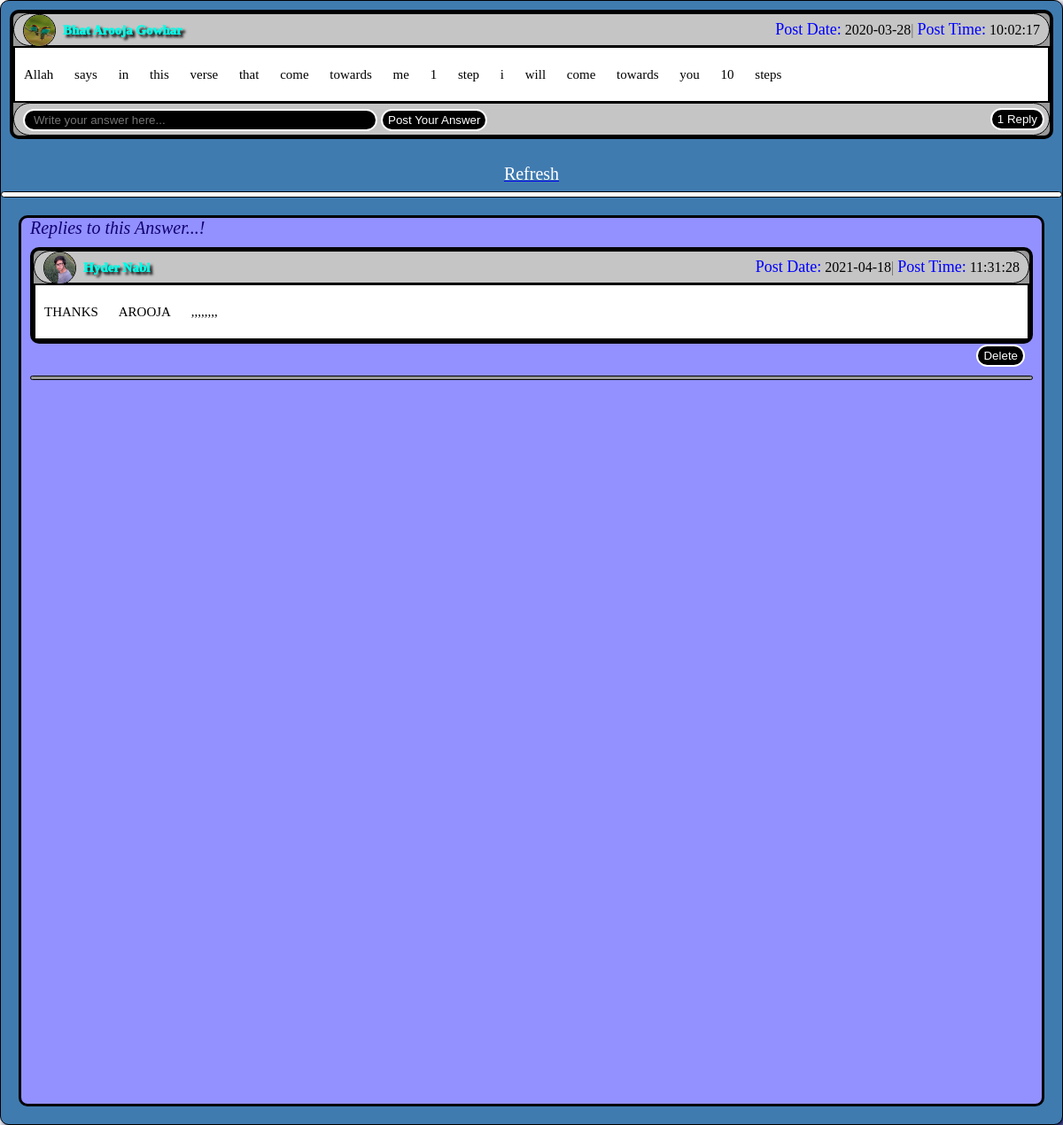
The page /Func/components/reply.php?c_id=2&cc_table=islamiccomments (signed in) on the database its author committed.
### tables this page shows
CREATE TABLE `media` (
  `media_id` int(11) NOT NULL,
  `user_id` int(11) NOT NULL,
  `profilepic` text NOT NULL,
  `backgrnd` varchar(1000) NOT NULL DEFAULT 'a.jpg',
  `caption` varchar(60) NOT NULL DEFAULT 'A picture is worth,more than thousand words.'
);

CREATE TABLE `user` (
  `user_id` int(11) NOT NULL,
  `fname` varchar(100) NOT NULL,
  `lname` varchar(100) NOT NULL,
  `cnumber` varchar(10) NOT NULL,
  `password` varchar(50) NOT NULL,
  `email` varchar(50) NOT NULL,
  `gender` text NOT NULL,
  `field` text NOT NULL,
  `date` date NOT NULL,
  `time` time NOT NULL,
  `login_date` date NOT NULL,
  `login_time` time NOT NULL
);

CREATE TABLE `islamiccomments` (
  `comment_id` int(11) NOT NULL,
  `post_id` int(11) NOT NULL,
  `user_id` int(11) NOT NULL,
  `comment_content` varchar(1000) NOT NULL,
  `date` date NOT NULL,
  `time` time NOT NULL
);

CREATE TABLE `islamicreply` (
  `reply_id` int(11) NOT NULL,
  `comment_id` int(11) NOT NULL,
  `post_id` int(11) NOT NULL,
  `user_id` int(11) NOT NULL,
  `reply_content` varchar(1000) NOT NULL,
  `date` date NOT NULL,
  `time` time NOT NULL
);

### Func/components/replyfunc.php (the view, shortened to what this page needs)
<?php
  $key = $_SESSION['key'];
  $pas = $_SESSION['pass'];
  function GetId()
{
	global $mycon;
	global $key;
	global $pas;
	$getName = "SELECT * FROM user WHERE cnumber = '".$key."' AND password = '".$pas."' limit 1 ";
	$run_getName = mysqli_query($mycon, $getName);
	if($run_getName)
	{
		$name_array = mysqli_fetch_array($run_getName, MYSQLI_ASSOC);
		$user_id = $name_array['user_id'];
		return $user_id;
	}
}
function displaycomment($comment_id,$OneCommentTableName){
	global $mycon;
	 if($OneCommentTableName == "computercomments")
		{
			$replyTableName ="computerreply";
		}elseif($OneCommentTableName == "sciencecomments")
		{
			$replyTableName = "sciencereply";
		}elseif($OneCommentTableName == "islamiccomments")
		{
			$replyTableName = "islamicreply";
		}
		elseif($OneCommentTableName == "artscomments")
		{
			$replyTableName = "artsreply";
		}elseif($OneCommentTableName == "othercomments")
		{
			$replyTableName = "otherreply";
		}elseif($OneCommentTableName == "generalcomments")
		{
			$replyTableName = "generalreply";
		}
	$getcomment = "SELECT * FROM $OneCommentTableName  Where comment_id = '".$comment_id."' limit 1";
	$run_getcomment= mysqli_query($mycon, $getcomment);
	if($run_getcomment)
	{
	    $comment_array = mysqli_fetch_array($run_getcomment, MYSQLI_ASSOC);
	    $comment_id = $comment_array['comment_id'];
		$post_id = $comment_array['post_id'];
		$user_id = $comment_array['user_id'];
		$comment_content = $comment_array['comment_content'];
		$date = $comment_array['date'];
		$time = $comment_array['time'];
		$getName = "SELECT * FROM user WHERE user_id = '".$user_id."' limit 1 ";
	      $run_getName = mysqli_query($mycon, $getName);
	     if($run_getName)
	      {
		$name_array = mysqli_fetch_array($run_getName, MYSQLI_ASSOC);
		$fname = $name_array['fname'];
		$lname = $name_array['lname'];
	     }
	$getmedia = "SELECT * FROM media WHERE user_id = '".$user_id."' limit 1";
	$run_getmedia = mysqli_query($mycon, $getmedia);
	if($run_getmedia)
	{
		$media_array = mysqli_fetch_array($run_getmedia, MYSQLI_ASSOC);
		$profilepic = $media_array['profilepic'];
		$source= 'src = "../profle/uploads/'.$profilepic.'"';
	}
	$countReply = "SELECT * FROM $replyTableName WHERE comment_id = '".$comment_id."'";
	$run_countReply = mysqli_query($mycon, $countReply);
	if($run_countReply)
	{
	$count = mysqli_num_rows($run_countReply);
	  if($count==1)
	  {
		  $rep = "Reply";
	  } else{
		  $rep = "Replies";
	  }
	}
	echo "<div id='post_display'>
					<div id='post_heading_container'>
								            <img id='post_profile' $source>
											  &nbsp;
											<a href='../profle/profile.php?userID=$user_id' style='text-decoration: none;'>
							                        <text id='post_text'>
                                                             $fname"." "."$lname
                                                      </text>
							               </a>
										   <div id='date_and_time'>
										    <font id='__date_style'>Post Date:</font> <font id='__time_style'> $date</font>|
										   <font id='__date_style'>Post Time:</font> <font id='__time_style'>$time</font>
										   </div>
					 </div>
						<div id='content_of_posts'>
										             <div id='post_display_content'>
													 $comment_content
													 </div>
						</div>
						<div id='post_footer'>
						                          <form style='float: left ; ' action='reply.php?cmt_id=$comment_id&pst_id=$post_id&reply_tab=$replyTableName' method='POST'>
									                      <input id='comment' type='text' name='reply' placeholder='Write your answer here...' required='required'>
											              <input id='comment_submit' type='submit' name='replyq' value='Post Your Answer'>
									               </form>
												<button id='replies_button'>$count"." $rep </button>
		               </div>
					   </div>
		<br/>
							";
          	}
}
function displayreplies($comment_id,$OneCommentTableName){
global $mycon;
	 if($OneCommentTableName == "computercomments")
		{
			$replyTableName ="computerreply";
		}elseif($OneCommentTableName == "sciencecomments")
		{
			$replyTableName = "sciencereply";
		}elseif($OneCommentTableName == "islamiccomments")
		{
			$replyTableName = "islamicreply";
		}
		elseif($OneCommentTableName == "artscomments")
		{
			$replyTableName = "artsreply";
		}elseif($OneCommentTableName == "othercomments")
		{
			$replyTableName = "otherreply";
		}elseif($OneCommentTableName == "generalcomments")
		{
			$replyTableName = "generalreply";
		}
	$getreplies = "SELECT * FROM $replyTableName Where comment_id = '".$comment_id."' order by 1 DESC";
	$run_getreplies= mysqli_query($mycon, $getreplies);
	if($run_getreplies)
	{
		if(mysqli_num_rows($run_getreplies)>0)
		{
		  while($reply_array = mysqli_fetch_array($run_getreplies, MYSQLI_ASSOC))
		   {
	      $reply_id = $reply_array['reply_id'];
		 $user_idd = $reply_array['user_id'];
		$reply_content = $reply_array['reply_content'];
		$date = $reply_array['date'];
		$time = $reply_array['time'];
		$getName = "SELECT * FROM user WHERE user_id = '".$user_idd."' limit 1 ";
	      $run_getName = mysqli_query($mycon, $getName);
	     if($run_getName)
	      {
		$name_array = mysqli_fetch_array($run_getName, MYSQLI_ASSOC);
		$fname = $name_array['fname'];
		$lname = $name_array['lname'];
	     }
	$getmedia = "SELECT * FROM media WHERE user_id = '".$user_idd."' limit 1";
	$run_getmedia = mysqli_query($mycon, $getmedia);
	if($run_getmedia)
	{
		$media_array = mysqli_fetch_array($run_getmedia, MYSQLI_ASSOC);
		$profilepic = $media_array['profilepic'];
		$source= 'src = "../profle/uploads/'.$profilepic.'"';
	}
	if($user_idd == GetId())
	{
		$delete = "<a href='delete.php?rep_id=$reply_id&repTabName=$replyTableName'><button id='replies_button'>Delete</button></a>";
	} else
	{
		$delete = NULL;
	}
	echo "<br/>
	     <div id='post_display'>
				       <div id='post_heading_container'>
								            <img id='post_profile' $source>
											  &nbsp;
											<a href='../profle/profile.php?userID=$user_idd' style='text-decoration: none;'>
							                        <text id='post_text'>
                                                            $fname"." "."$lname
                                                      </text>
										  </a>
										   <div id='date_and_time'>
										    <font id='__date_style'>Post Date:</font> <font id='__time_style'> $date</font>|
										   <font id='__date_style'>Post Time:</font> <font id='__time_style'>$time</font>
										   </div>
				          </div>
								    <div id='content_of_posts'>
										             <div id='post_display_content'>
													 $reply_content
													 </div>
									 </div>
									 $delete
			</div>
							<br/>
							<hr id='sseperator'>
							";
		   }
		   }else
		    {
			  echo'<center><br/><font style="color: white; font-size: 40px;">No reply... .Be first to reply this question... .</font></center>';
	          }
	    }
}
?>

### Styles/content.css (style rules this page uses)
body { color: #666666; background-color: #f9f8f6; font-family: Yu Gothic UI Semibold; margin: 0px; }

### Styles/displayposts.css (style rules this page uses)
#post_display { border: solid 4px #000000; border-radius: 10px; background-color: #999999; margin: 10px; }
#post_heading_container { background-color: #c5c5c5; border: solid 1px #000000; padding-left: 10px; height: 35px; line-height: 35px; border-radius: 125px; }
#post_footer { background-color: #c5c5c5; border: solid 1px #000000; height: 35px; line-height: 35px; border-radius: 125px; }
#post_profile { height: 35px; width: 35px; border-radius: 125px; border: solid 1px #000000; float: left; }
#post_text { font-family: Lucida Console; font-size: 15px; color: #00ffe9; text-shadow: 3px 3px 3px #000000; font-weight: 1000; font-style: bold ; }
#date_and_time { float: right; height: 35px; line-height: 35px; padding-right: 10px; }
#__date_style { color: blue; font-style: bold; font-size: 18px; }
#__time_style { font-family: Lucida Console; color: #000000; font-style: bold; }
#content_of_posts { background-color: #ffffff; border: solid 1px #000000; }
#sseperator { height: 3px; margin-left: 10px; margin-right: 10px; background-color: #999999; border: solid 1px #000000; border-radius: 12px; }
#post_display_content { padding: 10px; font-size: 15px; word-wrap: break-word; word-spacing: 20px; line-height: 40px; color: #000000; border: solid 1px #000000; }
#comment { margin-left: 10px; height: 25px; border: solid 2px #ffffff; border-radius: 125px; padding-left: 10px; width: 400px; color: #ffffff; background-color: #000000; }
#comment_submit { height: 25px; border: solid 2px #ffffff; border-radius: 125px; background-color :#000000; color: #ffffff; }
#replies_button { float: right; border: solid 2px #ffffff; background-color: #000000; color: #ffffff; height: 25px; margin: 5px; text-align: center; border-radius: 125px; }

### rows shown on the page
media: profilepic (picture)
user: fname "Bhat Arooja", lname "Gowhar"
islamiccomments: date "2020-03-28", time "10:02:17", comment_content "Allah says in this verse that come towards me 1 step i will come towards you 10 steps"
islamicreply: media.profilepic (picture), user.fname "Hyder", user.lname "Nabi", date "2021-04-18", time "11:31:28", reply_content "THANKS AROOJA ,,,,,,,,"

### other values the page prints
$count "1"
$rep "Reply"
